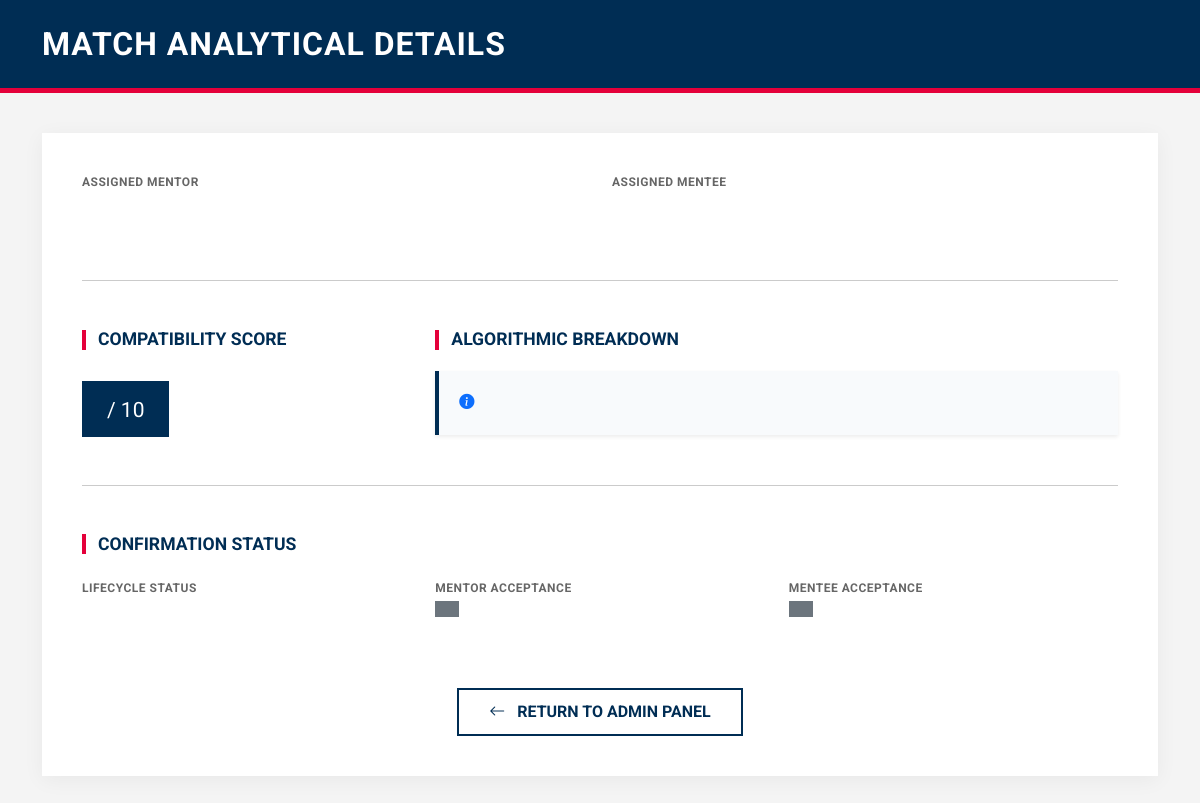
Before: /match_details/2850 with the older database file.
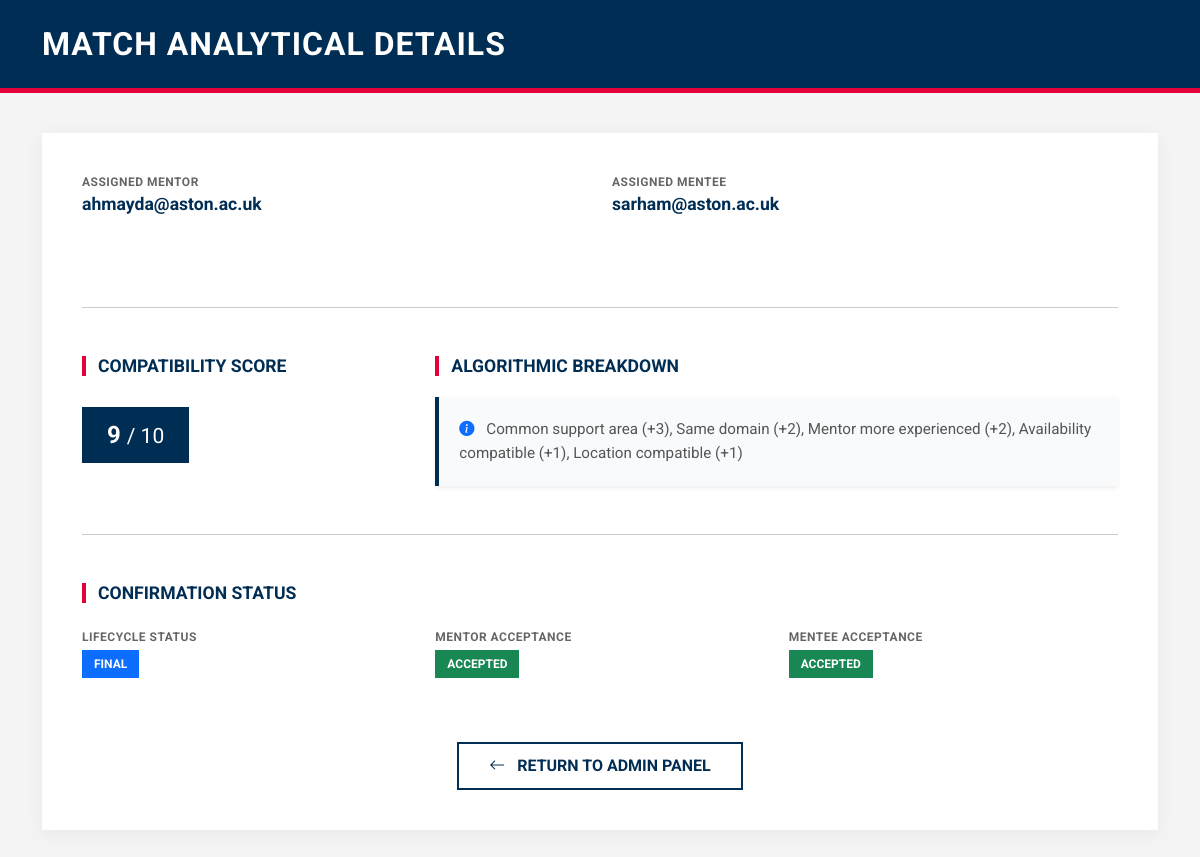
After: the same page with the newer database file.
### tables this page shows
CREATE TABLE users (
    id INTEGER PRIMARY KEY AUTOINCREMENT,
    email TEXT UNIQUE,
    password TEXT,
    role TEXT,
    level TEXT,
    experience TEXT,
    domain TEXT,
    availability TEXT,
    location TEXT,
    status TEXT
, verification_code TEXT, is_verified INTEGER DEFAULT 0, reset_code TEXT);

CREATE TABLE matches (
    id INTEGER PRIMARY KEY AUTOINCREMENT,
    mentor_id INTEGER,
    mentee_id INTEGER,
    score INTEGER,
    reason TEXT,
    status TEXT DEFAULT 'pending',
    mentor_response TEXT DEFAULT 'pending',
    mentee_response TEXT DEFAULT 'pending'
);

### app.py (the view)
@app.route("/match_details/<int:match_id>")
def match_details(match_id):
    conn = get_db()
    match = conn.execute("""
        SELECT m.*,
               u1.email AS mentor_email,
               u2.email AS mentee_email
        FROM matches m
        JOIN users u1 ON m.mentor_id = u1.id
        JOIN users u2 ON m.mentee_id = u2.id
        WHERE m.id=?
    """, (match_id,)).fetchone()
    conn.close()
    return render_template("match_details.html", match=match)

### app.py (called while the page is built)
def get_db():
    conn = sqlite3.connect("database.db", timeout=30)
    conn.row_factory = sqlite3.Row
    return conn

### templates/match_details.html (shortened to what this page needs)
<!DOCTYPE html>
<html lang="en">
<head>
    <link href="https://cdn.jsdelivr.net/npm/bootstrap@5.3.2/dist/css/bootstrap.min.css" rel="stylesheet">
    <link rel="stylesheet" href="https://cdn.jsdelivr.net/npm/bootstrap-icons@1.11.3/font/bootstrap-icons.min.css">
</head>
<body>
<header class="admin-header">
    <div class="container">
        <h2>Match Analytical Details</h2>
    </div>
</header>
<div class="container">
    <div class="details-card">
        <div class="row mb-5">
            <div class="col-md-6 info-group">
                <span class="info-label">Assigned Mentor</span>
                <p class="info-value">{{ match.mentor_email }}</p>
            </div>
            <div class="col-md-6 info-group">
                <span class="info-label">Assigned Mentee</span>
                <p class="info-value">{{ match.mentee_email }}</p>
            </div>
        </div>
        <hr class="mb-5">
        <div class="row mb-5">
            <div class="col-md-4">
                <h4 class="section-title">Compatibility Score</h4>
                <div class="score-display">
                    {{ match.score }} <small class="fw-normal">/ 10</small>
                </div>
            </div>
            <div class="col-md-8">
                <h4 class="section-title">Algorithmic Breakdown</h4>
                <div class="reason-box shadow-sm">
                    <i class="bi bi-info-circle-fill me-2 text-primary"></i>
                    {{ match.reason }}
                </div>
            </div>
        </div>
        <hr class="mb-5">
        <h4 class="section-title">Confirmation Status</h4>
        <div class="row mt-4">
            <div class="col-md-4 mb-3">
                <span class="info-label">Lifecycle Status</span>
                <span class="badge status-badge bg-primary mt-1">{{ match.status }}</span>
            </div>
            <div class="col-md-4 mb-3">
                <span class="info-label">Mentor Acceptance</span>
                <span class="badge status-badge {% if match.mentor_response|lower == 'accepted' %}bg-success{% else %}bg-secondary{% endif %} mt-1">
                    {{ match.mentor_response }}
                </span>
            </div>
            <div class="col-md-4 mb-3">
                <span class="info-label">Mentee Acceptance</span>
                <span class="badge status-badge {% if match.mentee_response|lower == 'accepted' %}bg-success{% else %}bg-secondary{% endif %} mt-1">
                    {{ match.mentee_response }}
                </span>
            </div>
        </div>
        <div class="text-center mt-5">
            <a href="/admin" class="btn btn-aston-outline">
                <i class="bi bi-arrow-left me-2"></i> Return to Admin Panel
            </a>
        </div>
    </div>
</div>
</body>
</html>

Changed rows visible on the page:
added users: mentor_email "ahmayda@aston.ac.uk"
added users: mentee_email "sarham@aston.ac.uk"
added matches: score "9", reason "Common support area (+3), Same domain (+2), Mentor more experienced (+2), Availability compatible (+1), Location compatible (+1)", status "FINAL", mentor_response "ACCEPTED", mentee_response "ACCEPTED"
